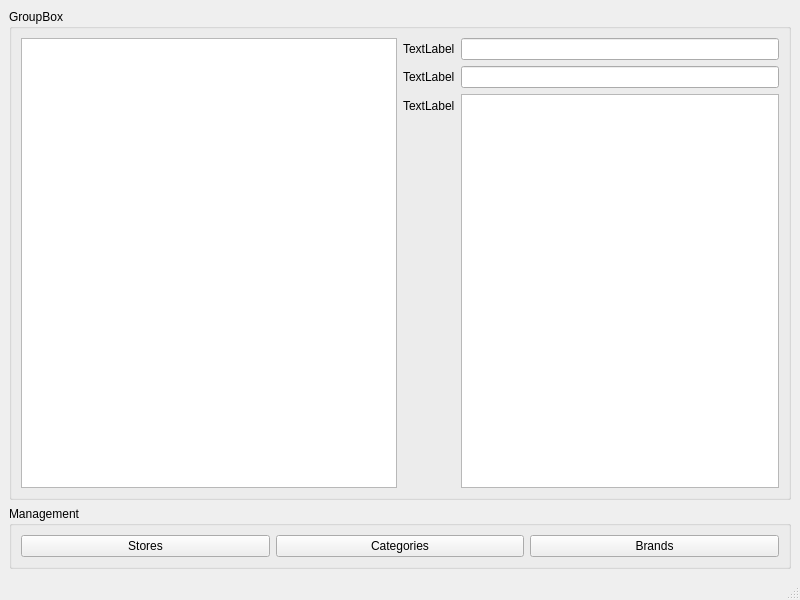
<?xml version="1.0" encoding="UTF-8"?>
<ui version="4.0">
 <class>MainWindow</class>
 <widget class="QMainWindow" name="MainWindow">
  <property name="geometry">
   <rect>
    <x>0</x>
    <y>0</y>
    <width>800</width>
    <height>600</height>
   </rect>
  </property>
  <property name="windowTitle">
   <string>MainWindow</string>
  </property>
  <widget class="QWidget" name="centralwidget">
   <layout class="QVBoxLayout" name="verticalLayout">
    <item>
     <widget class="QGroupBox" name="groupBox">
      <property name="title">
       <string>GroupBox</string>
      </property>
      <layout class="QHBoxLayout" name="horizontalLayout_2">
       <item>
        <widget class="QListView" name="listView"/>
       </item>
       <item>
        <layout class="QFormLayout" name="formLayout">
         <item row="0" column="1">
          <widget class="QLineEdit" name="lineEdit"/>
         </item>
         <item row="0" column="0">
          <widget class="QLabel" name="label">
           <property name="text">
            <string>TextLabel</string>
           </property>
          </widget>
         </item>
         <item row="1" column="1">
          <widget class="QLineEdit" name="lineEdit_2"/>
         </item>
         <item row="1" column="0">
          <widget class="QLabel" name="label_2">
           <property name="text">
            <string>TextLabel</string>
           </property>
          </widget>
         </item>
         <item row="2" column="0">
          <widget class="QLabel" name="label_3">
           <property name="text">
            <string>TextLabel</string>
           </property>
          </widget>
         </item>
         <item row="2" column="1">
          <widget class="QTextEdit" name="textEdit"/>
         </item>
        </layout>
       </item>
      </layout>
     </widget>
    </item>
    <item>
     <widget class="QGroupBox" name="groupBox_2">
      <property name="title">
       <string>Management</string>
      </property>
      <layout class="QHBoxLayout" name="horizontalLayout">
       <item>
        <widget class="QPushButton" name="storesButton">
         <property name="text">
          <string>Stores</string>
         </property>
        </widget>
       </item>
       <item>
        <widget class="QPushButton" name="categoriesButton">
         <property name="text">
          <string>Categories</string>
         </property>
        </widget>
       </item>
       <item>
        <widget class="QPushButton" name="brandsButton">
         <property name="text">
          <string>Brands</string>
         </property>
        </widget>
       </item>
      </layout>
     </widget>
    </item>
   </layout>
  </widget>
  <widget class="QMenuBar" name="menubar">
   <property name="geometry">
    <rect>
     <x>0</x>
     <y>0</y>
     <width>800</width>
     <height>23</height>
    </rect>
   </property>
  </widget>
  <widget class="QStatusBar" name="statusbar"/>
 </widget>
 <resources/>
 <connections/>
</ui>
